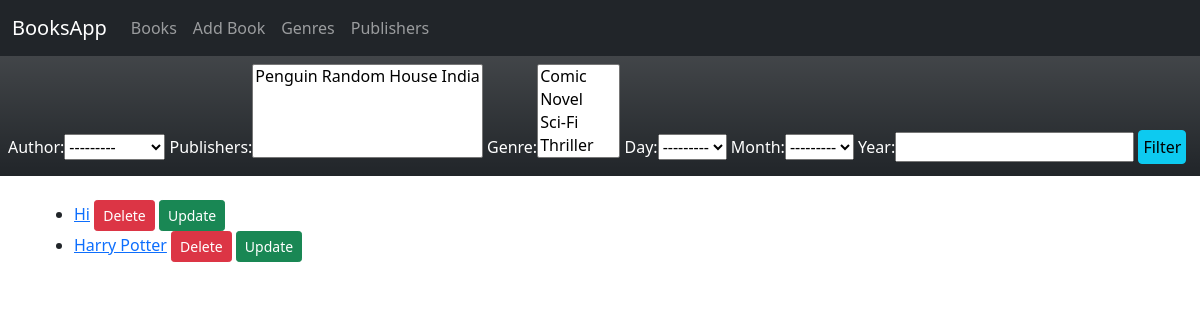
The app's page /booksapp/, older data.
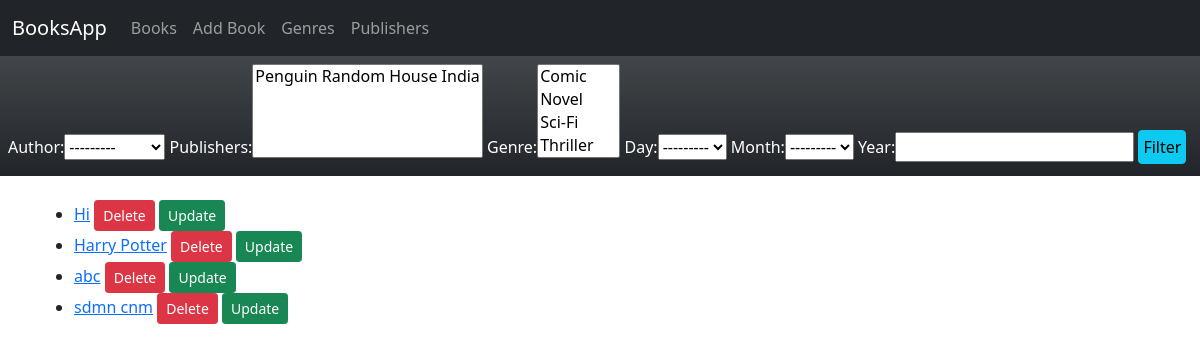
The same page, newer data.
### booksapp/models.py (models this page shows, shortened)
class Book(models.Model):
    title = models.CharField(max_length=100)
    isbn = models.CharField('ISBN', max_length = 20, unique = True)
    no_of_pages = models.IntegerField()
    image = models.ImageField(null=True,blank=True)
    description = models.TextField(max_length = 2000)
    author = models.ForeignKey(User, on_delete = models.SET_NULL, null = True)
    genre  = models.ManyToManyField('Genre')
    publishers = models.ManyToManyField('Publisher')
    published_date = models.DateField(null = True, blank = True)

### booksapp/views.py (the view)
# urls.py: path('', views.BookListView.as_view(), name="list-of-books"),
class BookListView(generic.ListView):
    model = Book
    def get_context_data(self, **kwargs):
        context = super().get_context_data(**kwargs)
        context['filter'] = BookFilter(self.request.GET,queryset=self.get_queryset())
        return context

### booksapp/models.py (called while the page is built)
    def __str__(self):
        return self.name

    def __str__(self):
        return self.name

### booksapp/templates/booksapp/book_list.html
{% extends "base_generic.html" %}
{% block content %}
<div class="p-2 mb-4 bg-dark bg-gradient text-white">
    <form method="GET">
      {{filter.form}}
      <button type="submit" class="p-1 mb-1 btn btn-info">Filter</button>
    </form>
  </div>
<div class="container">
    <ul>
        {% for book in filter.qs %}
        <li>
            <a href="{% url 'book-detail' book.pk %}">{{book.title}}</a>
            <a href="{% url 'delete_book' book.pk %}" class="btn btn-danger btn-sm">Delete</a>
            <a href="{% url 'update_book' book.pk %}" class="btn btn-success btn-sm">Update</a>
        </li>
        {% endfor %}
    </ul>
</div>
{% endblock %}

Row changes from the older to the newer data that the page shows:
added Book: title "abc"
added Book: title "sdmn cnm"
